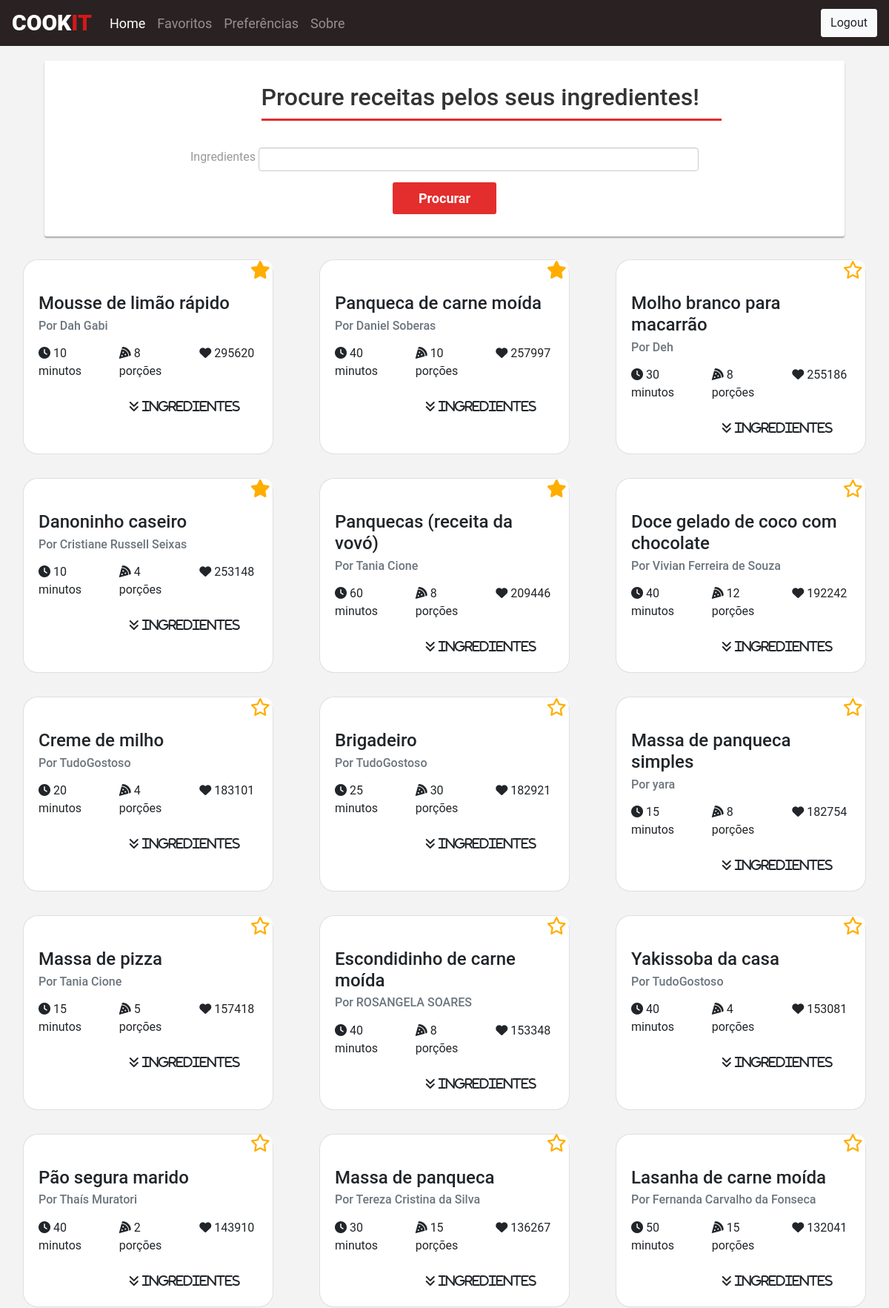
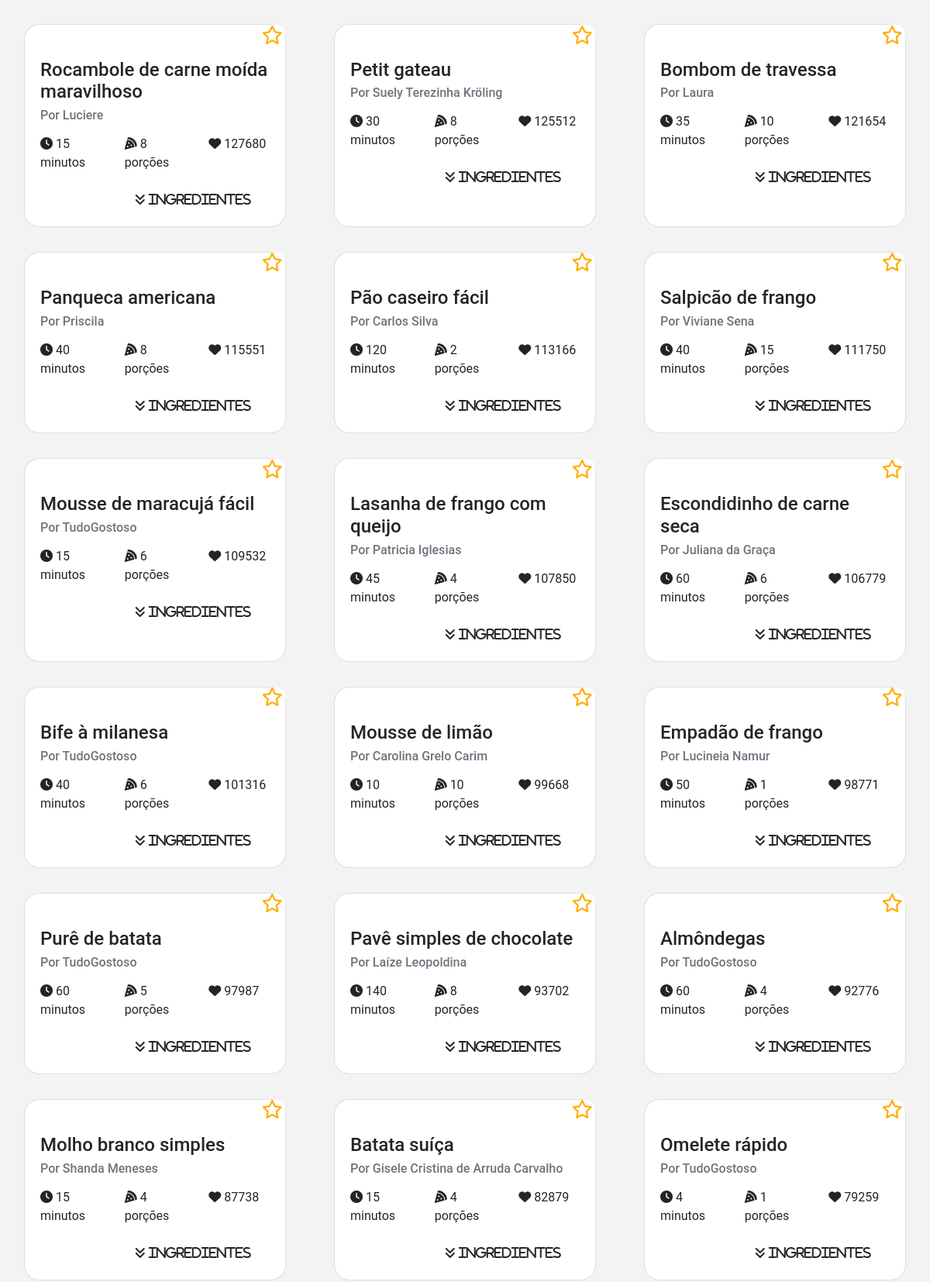
Screenshot of / (signed in, upper part) with the database file from the repository (2 pictures, top to bottom).
### models.py (models this page shows, shortened)
class Recipe(db.Model):
    id = db.Column(db.Integer, primary_key=True)
    name = db.Column(db.String(200), nullable=False)
    preptime = db.Column(db.Integer, nullable=False)
    likes = db.Column(db.Integer, nullable=False)
    portions = db.Column(db.Integer, nullable=False)
    ingredients = db.Column(db.String(2000), nullable=False)
    url = db.Column(db.String(200), unique=True, nullable=False)
    imgUrl = db.Column(db.String(200), nullable=True)
    author = db.Column(db.String(200), nullable=False)

### routes.py (the view)
@app.route('/', methods=['POST', 'GET'])
def index():
    if request.method == 'POST':
        try:
            data = request.form.to_dict(flat=False)
            data = data['ingredient'][1]
            data = re.split(r"\s*,\s*", data)
            recipe = searchRecipesByList(data).order_by(Recipe.likes.desc()).limit(50).all()
            recipe.sort(key=sortByLikes, reverse = True)
            rec = recipe
            favorites = list()
            recipePref = list()
            if current_user.is_authenticated:
                try:
                    favorites = Favorite.query.filter_by(user_id=current_user.id).all()
                    preferences = Preference.query.filter_by(user_id=current_user.id).first()
                    if preferences:
                        userpref = list()
                        if preferences.category1:
                            userpref.append(re.split(r"\s*,\s*", preferences.category1))
                        if preferences.category2:
                            userpref.append(re.split(r"\s*,\s*", preferences.category2))
                        if preferences.category3:
                            userpref.append(re.split(r"\s*,\s*", preferences.category3))
                        if preferences.category4:
                            userpref.append(re.split(r"\s*,\s*", preferences.category4))
                        if preferences.category5:
                            userpref.append(re.split(r"\s*,\s*", preferences.category5))
                        recipePref = applyPreferences(data, userpref)
                    else:
                        recipePref = rec
                except:
                    abort(404, message="Faltou dados no form")
                return render_template("index.html", recipes = recipePref, recipespref=recipePref, favorites=favorites, method=2, tags=data)
            else:
                print(data, flush=True)
                return render_template("index.html", recipes = rec, recipespref=recipePref, favorites=favorites, method=2, tags=data)
        except:
            abort(404, message="Faltou dados no form")
    else:
        recipes = Recipe.query.order_by(Recipe.likes.desc()).limit(50).all()
        favorites = list()
        if current_user.is_authenticated:
            favorites = Favorite.query.filter_by(user_id=current_user.id).all()
        return render_template('index.html', recipes=recipes, favorites=favorites, method=1)

### models.py (called while the page is built)
@login_manager.user_loader
def loadUser(id):
    return User.query.get(int(id))

### templates/index.html (shortened to what this page needs)
{% extends "base.html" %}
{% block css %}
<link href="{{ url_for('static', filename='css/card-item.css') }}" rel="stylesheet">
<link href="{{ url_for('static', filename='css/tagsinput.css') }}" rel="stylesheet">
<link href="{{ url_for('static', filename='css/search.css') }}" rel="stylesheet">
{% endblock %}
{% block content %}
<div class="search-form">
    <form action="#" method="post" class="form-horizontal">
          <div class="row">
            <div class="col-8 offset-3">
                <h2>Procure receitas pelos seus ingredientes!</h2>
            </div>
          </div>
        <div class="container input-div">
            <label class="col-form-label">Ingredientes</label>
            <div class="btn-div">
                <button type="submit" value='Submit' class="btn btn-primary btn-lg">Procurar</button>
            </div>
        </div>
    </form>
</div>
<div class="container-fluid recipes-container" id="mydiv">
    <div class="row d-flex align-items-stretch">
        {% for row in recipes|batch(1) %}
            {% for recipe in row %}
            <div class="col-lg-4 col-md-6 recipe-col d-flex">
                <a href="{{recipe.url}}" target="_blank">
                <div class="card recipe-card m-3 recipe-card{{recipe.id}}" >
                    {% if current_user.is_authenticated %}
                    <div class="container card-igm-top" style="background-image: linear-gradient(to top right, rgba(255, 255, 255, 0) 0, rgba(255, 255, 255, 0), rgba(255, 255, 255, 0), rgba(255, 255, 255, 1) 85%),url({{recipe.imgUrl}});">
                        {% if current_user.is_authenticated %}
                        {% if recipe.id in favorites|map(attribute="recipe_id")%}
                        <a class="fa fa-star btn2" style="color: #ffae00" id="starbt1{{recipe.id}}"></a>
                        {% else %}
                        <a class="far fa-star btn2" style="color: #ffae00" id="starbt1{{recipe.id}}"></a>
                        {% endif %}
                        {% endif %}
                    </div>
                    {% else %}
                    <div class="card-igm-top">
                        <img class="card-igm-top recipe-image" src="{{ recipe.imgUrl }} ">
                        <a class="fa fa-star btn2" style="color: #ffae00; opacity: 0;" id="starbt1{{recipe.id}}"></a>
                    </div>
                    {% endif %}
                    <div class="card-body">
                        <h4 class="card-title">{{ recipe.name }}</h4>
                        <h6 class="card-subtitle mb-3 text-muted">Por {{ recipe.author }}</h6>
                        <div class="row mb">
                            <div class="col-sm-4">
                                <p class="card-text"> <i class="fas fa-clock"></i> {{ recipe.preptime }} minutos</p>
                            </div>
                            <div class="col-sm-4">
                                <p class="card-text"><i class="fas fa-pizza-slice"></i> {{ recipe.portions }} porções</p>
                            </div>
                            <div class="col-sm-4">
                                <p class="card-text"> <i class="fa fa-heart" aria-hidden="true"></i> {{ recipe.likes }}</p>
                            </div>
                        </div>
                                {% set list = recipe.ingredients|replace('"', '')|replace(']', '')|replace('[', '')  %}
                        <div class="row collapsebutton">
                            <div class="col-sm-4">
                                <a class="btn fas fa-angle-double-down card-text" id="collapsebt{{recipe.id}}" type="button" data-toggle="collapse" data-target="#Footer{{recipe.id}}" aria-expanded="false" aria-controls="collapseExample">
                                    Ingredientes
                                </a>
                            </div>
                        </div>
                    </div>
                </div>
                </a>
            </div>
            {% endfor %}
        {% endfor %}
    </div>
</div>
{% endblock %}

### static/css/card-item.css (style rules this page uses)
a { color: inherit; text-decoration: none; }
.recipe-card { border-radius: 20px; }
.recipe-col { border-radius: 20px; }
.container { border-radius: 20px; background-size: cover; }
@media screen and (min-width:992px) { .btn2 { font-size: min(calc(20px + .8vw), 2vw); } }
.btn2 { position: absolute; top: 5%; left: 95%; transform: translate(-50%, -50%); -ms-transform: translate(-50%, -50%); color: #ffae00; border: none; cursor: pointer; border-radius: 5px; border:0; background:transparent; }
.collapsebutton { margin-top: 20px; justify-content: center; }

### static/css/search.css (style rules this page uses)
body { background: #f3f3f3; font-family: 'Roboto', sans-serif; }
.form-control, .btn { border-radius: 3px; }
.search-form { min-width: 50%; max-width: 80%; margin: 0 auto; padding: 30px 0; }
.search-form h2 { color: #333; margin: 0 0 30px 0; display: inline-block; padding: 0 30px 10px 0; border-bottom: 3px solid #e42d2d; }
.search-form { color: #999; border-radius: 3px; margin-bottom: 15px; background: #fff; margin-top: 20px; min-width: 90%; box-shadow: 0px 2px 2px rgba(0, 0, 0, 0.3); padding: 30px; }
.input-div { width: 100%; text-align: center; }
.search-form label { font-weight: normal; font-size: 16px; vertical-align: auto; text-align: right; }
.search-form .btn { font-size: 18px; font-weight: bold; background: #e42d2d; border: none; min-width: 140px; transition: 0.5s; margin-top: 15px; }

### rows the page displays
Recipe: name "Mousse de limão rápido", author "Dah Gabi", preptime "10", portions "8", likes "295620"
Recipe: name "Panqueca de carne moída", author "Daniel Soberas", preptime "40", portions "10", likes "257997"
Recipe: name "Molho branco para macarrão", author "Deh", preptime "30", portions "8", likes "255186"
Recipe: name "Danoninho caseiro", author "Cristiane Russell Seixas", preptime "10", portions "4", likes "253148"
Recipe: name "Panquecas (receita da vovó)", author "Tania Cione", preptime "60", portions "8", likes "209446"
Recipe: name "Doce gelado de coco com chocolate", author "Vivian Ferreira de Souza", preptime "40", portions "12", likes "192242"
Recipe: name "Creme de milho", author "TudoGostoso", preptime "20", portions "4", likes "183101"
Recipe: name "Brigadeiro", author "TudoGostoso", preptime "25", portions "30", likes "182921"
Recipe: name "Massa de panqueca simples", author "yara", preptime "15", portions "8", likes "182754"
Recipe: name "Massa de pizza", author "Tania Cione", preptime "15", portions "5", likes "157418"
Recipe: name "Escondidinho de carne moída", author "ROSANGELA SOARES", preptime "40", portions "8", likes "153348"
Recipe: name "Yakissoba da casa", author "TudoGostoso", preptime "40", portions "4", likes "153081"
Recipe: name "Pão segura marido", author "Thaís Muratori", preptime "40", portions "2", likes "143910"
Recipe: name "Massa de panqueca", author "Tereza Cristina da Silva", preptime "30", portions "15", likes "136267"
Recipe: name "Lasanha de carne moída", author "Fernanda Carvalho da Fonseca", preptime "50", portions "15", likes "132041"
Recipe: name "Rocambole de carne moída maravilhoso", author "Luciere", preptime "15", portions "8", likes "127680"
Recipe: name "Petit gateau", author "Suely Terezinha Kröling", preptime "30", portions "8", likes "125512"
Recipe: name "Bombom de travessa", author "Laura", preptime "35", portions "10", likes "121654"
Recipe: name "Panqueca americana", author "Priscila", preptime "40", portions "8", likes "115551"
Recipe: name "Pão caseiro fácil", author "Carlos Silva", preptime "120", portions "2", likes "113166"
Recipe: name "Salpicão de frango", author "Viviane Sena", preptime "40", portions "15", likes "111750"
Recipe: name "Mousse de maracujá fácil", author "TudoGostoso", preptime "15", portions "6", likes "109532"
Recipe: name "Lasanha de frango com queijo", author "Patricia Iglesias", preptime "45", portions "4", likes "107850"
Recipe: name "Escondidinho de carne seca", author "Juliana da Graça", preptime "60", portions "6", likes "106779"
Recipe: name "Bife à milanesa", author "TudoGostoso", preptime "40", portions "6", likes "101316"
Recipe: name "Mousse de limão", author "Carolina Grelo Carim", preptime "10", portions "10", likes "99668"
Recipe: name "Empadão de frango", author "Lucineia Namur", preptime "50", portions "1", likes "98771"
Recipe: name "Purê de batata", author "TudoGostoso", preptime "60", portions "5", likes "97987"
Recipe: name "Pavê simples de chocolate", author "Laíze Leopoldina", preptime "140", portions "8", likes "93702"
Recipe: name "Almôndegas", author "TudoGostoso", preptime "60", portions "4", likes "92776"
Recipe: name "Molho branco simples", author "Shanda Meneses", preptime "15", portions "4", likes "87738"
Recipe: name "Batata suíça", author "Gisele Cristina de Arruda Carvalho", preptime "15", portions "4", likes "82879"
Recipe: name "Omelete rápido", author "TudoGostoso", preptime "4", portions "1", likes "79259"
